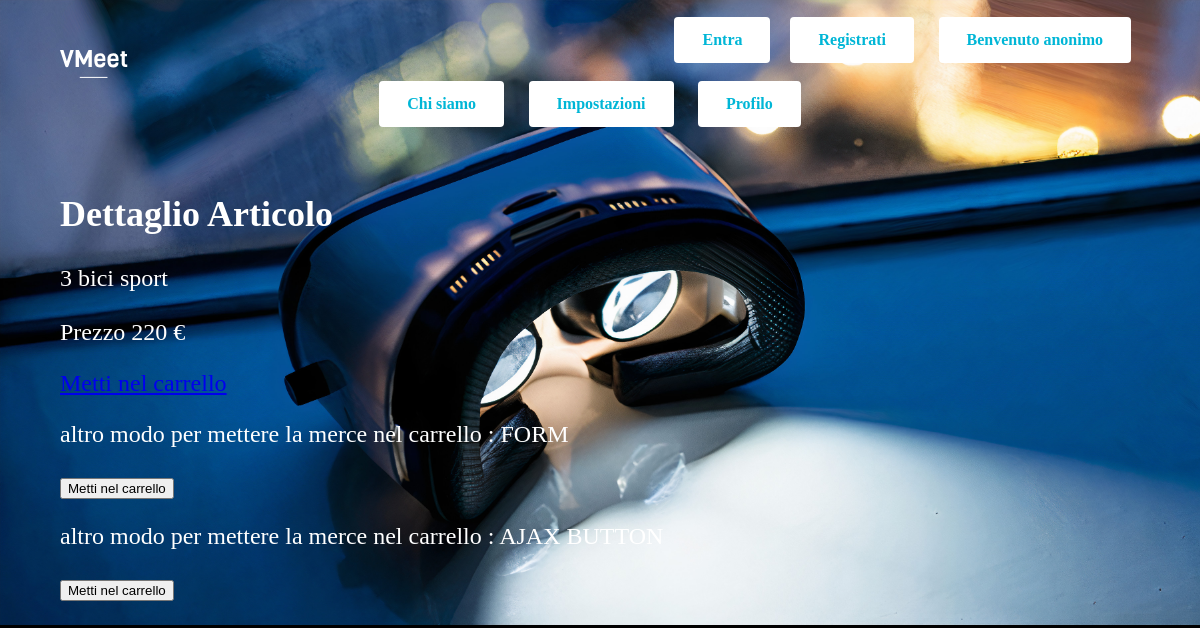
Page /index.php/go/dettaglio/3 on the committed database.
### tables this page shows
CREATE TABLE IF NOT EXISTS `articoli` (
  `id` int(11) NOT NULL,
  `nome` char(50) NOT NULL,
  `foto` char(50) NOT NULL,
  `prezzo` int(11) NOT NULL,
  PRIMARY KEY (`id`)
);

### application/controllers/Go.php (called while the page is built, shortened)
<?php
class Go extends CI_Controller {
	public function __construct()
	{
		$this->load->helper('MenuItem');
	}
	public function dettaglio($id)
	{
		$appo = $this->negozio_model->get_articolo($id);
		if (isset($appo))
		{
			$data['articolo'] = $appo;
			$this->load->view('header');
			$this->load->view('dettaglio', $data);
			$this->load->view('footer');
		}
		else
		{
		  $data['messaggio'] = "L'articolo non esiste!";
		  $this->load->view('header');
		  $this->load->view('errore', $data);
		  $this->load->view('footer');
		}
	}
}
?>

### index.php (called while the page is built, shortened)
<?php
require_once BASEPATH.'core/CodeIgniter.php';

### application/models/Negozio_model.php (called while the page is built, shortened)
<?php
class Negozio_model extends CI_model
{
	public function __construct()
	{
		$this->db->query("SET lc_messages = 'it_IT'");
	}
	public function get_articolo($id)
	{
		$query = $this->db->query("select * from articoli where id=?", array($id));
		return $query->row();
	}
}
?>

### application/views/dettaglio.php (the view, shortened to what this page needs)
<main>
<h2> Dettaglio Articolo </h2>
<p> <?= $articolo->id ?>
    <?= $articolo->nome ?>
<br>
<br>
Prezzo <?= $articolo->prezzo ?>  &euro;
</p>
<p> <?= anchor('go/mettiNelCarrello/'.$articolo->id,
        'Metti nel carrello') ?> </p>
<p> altro modo per mettere la merce nel carrello : FORM </p>
<?= form_open('go/mettiNelCarrello2') ?>
<p> <input type="submit" name="submit" value="Metti nel carrello"></p>
</form>
<p> altro modo per mettere la merce nel carrello : AJAX BUTTON </p>
<p> <button id="bottone" onclick="metti()"> Metti nel carrello </button> </p>
</main>

### stile.css (style rules this page uses)
body { width: 90%; margin: auto; background-color: rgb(0, 0, 0); font-size: 150%; color: white; font-family: verdana; background-image: url("images/background5.jpg"); background-repeat: no-repeat, repeat; background-color: #000000; background-size:cover; }
nav a { display: inline-block; margin-right: 20px; }
.btn { border: none; color: rgb(0, 182, 214); background-color: white; padding: 14px 28px; font-size: 16px; cursor: pointer; display: inline-block; border-radius: 4px; text-decoration: none; font-weight: bold; }

### rows in the picture
articoli: id "3", nome "bici sport", prezzo "220", id "Metti nel carrello"

### other values in the picture
anchor('go/entra', 'Entra', ['class' => 'btn']) "Entra"
anchor('go/registrati', 'Registrati', ['class' => 'btn']) "Registrati"
$this->session->utente->nome "anonimo"
anchor('go/aboutus', 'Chi siamo', ['class' => 'btn']) "Chi siamo"
anchor('user/settings', 'Impostazioni', ['class' => 'btn']) "Impostazioni"
anchor('user/profile', 'Profilo', ['class' => 'btn']) "Profilo"
